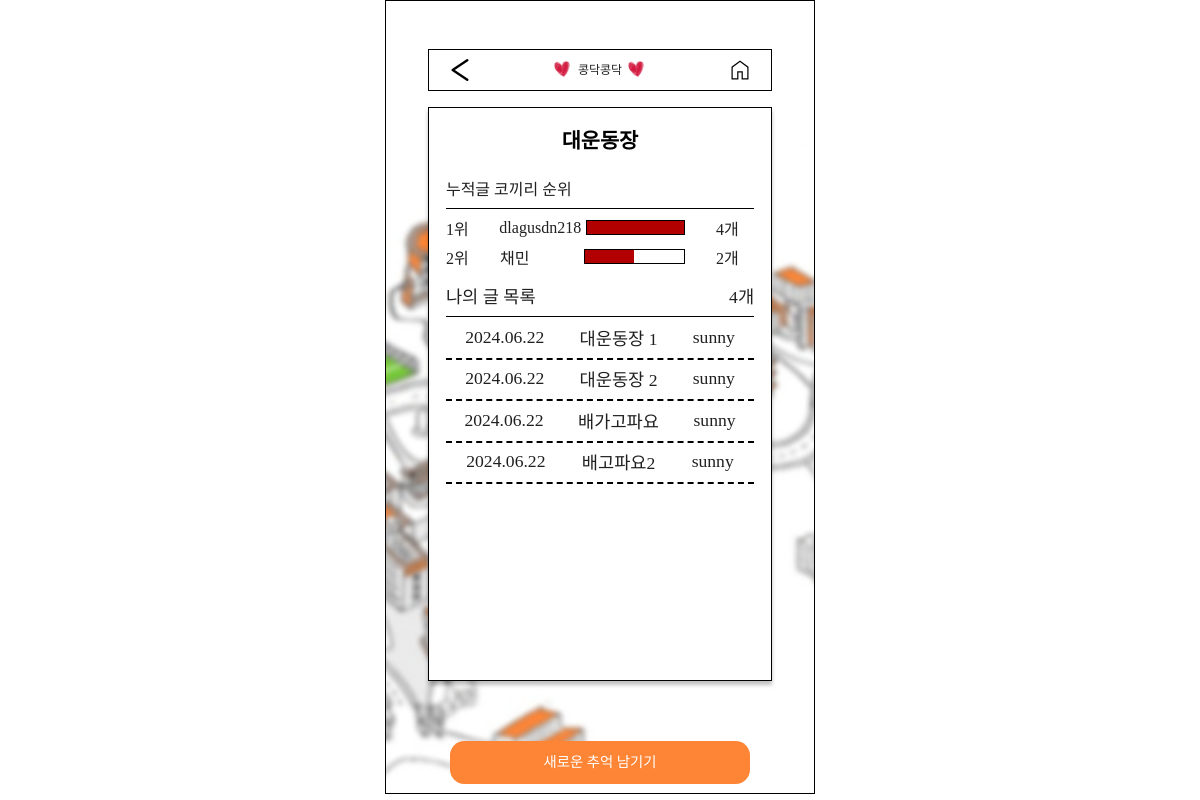
Screenshot of /category/a/대운동장/ (signed in) with the database file from the repository.
### main/models.py (models this page shows, shortened)
class Post(models.Model):
    WEATHER_CHOICES = [
        ('sunny', '맑음'),
        ('cloudy', '흐림'),
        ('rainy', '비'),
        ('snowy', '눈'),
    ]
    title = models.CharField(max_length=200)
    content = models.TextField()
    category = models.CharField(max_length=50)
    subcategory = models.CharField(max_length=50)
    author = models.ForeignKey(User, on_delete=models.CASCADE)
    created_at = models.DateTimeField(auto_now_add=True)
    weather = models.CharField(max_length=10, choices=WEATHER_CHOICES, default='sunny')
    tags = models.ManyToManyField(Tag, related_name='posts', blank=True)
    bookmark = models.ManyToManyField(User, related_name='bookmark', blank=True)

### main/views.py (the view)
# urls.py: path('category/<str:category>/<str:subcategory>/', views.categorypage, name='categorypage'),
def categorypage(request, category, subcategory):
    posts = Post.objects.filter(author=request.user, category=category, subcategory=subcategory)
    top_authors = Post.objects.filter(category=category, subcategory=subcategory)\
        .values('author__username')\
        .annotate(post_count=Count('author'))\
        .order_by('-post_count')[:3] # 3위까지 인덱스 늘려주면 됨
    authors_with_post_counts = Post.objects.filter(category=category, subcategory=subcategory)\
        .values('author__username')\
        .annotate(post_count=Count('author'))\
        .order_by('-post_count')
    user_post_count = posts.count()
    context = {
        'category': category,  # 카테고리 이름
        'subcategory': subcategory,  # 서브카테고리 이름
        'posts': posts,  # 현재 로그인된 사용자가 작성한 게시물
        'top_authors': top_authors,  # 상위 3명의 작성자와 그들의 게시물 수
        'authors_with_post_counts': authors_with_post_counts,  # 모든 작성자와 그들의 게시물 수
        'user_post_count': user_post_count,  # 현재 사용자의 게시물 수
    }
    return render(request, 'main/categorypage.html', context)

### main/templates/main/categorypage.html (shortened to what this page needs)
{% extends 'base.html' %} {% block content %} {% include 'shared/_topnav.html'%}
{% load static %}
<link
  rel="stylesheet"
  type="text/css"
  href="{% static 'css/categorypage.css'%}"
/>
<div class="category-view">
  <div class="post_container">
    <div id="post_place">{{subcategory}}</div>
    <div class="category_ranking">
      <div>누적글 코끼리 순위</div>
      <p id="line"></p>
      <div class="category_1_frame1">
        {% for author in top_authors %}
        <div class="category_1_top" data-post-count="{{ author.post_count }}">
          <div class="label">{{ forloop.counter }}위</div>
          <div id="ID">{{author.author__username}}</div>
          <div class="gauge-bar">
            <div class="fill" style="width: 100%"></div>
          </div>
          <div class="value">{{author.post_count}}개</div>
        </div>
        {% endfor %}
      </div>
    </div>
    <div class="category_1_frame2">
      <div class="post_count">
        <div>나의 글 목록</div>
        <div>{{user_post_count}}개</div>
      </div>
      <div class="scroll">
        {%for post in posts%}
        <a
          href="{% url 'post_detail' post.category post.subcategory post.id %}?next={% url 'categorypage' category subcategory %}"
          class="category_list"
        >
          <div>{{post.created_at|date:"Y.m.d"}}</div>
          <div>{{post.title }}</div>
          <div>{{post.weather}}</div>
        </a>
        {% endfor %}
      </div>
    </div>
  </div>
  <a href="{% url 'create_post' category subcategory %}" id="save"
    >새로운 추억 남기기</a
  >
</div>
{% endblock %}

### project/templates/base.html (shortened to what this page needs)
<!DOCTYPE html>
{% load static %}
<html lang="ko">
  <head>
    <link rel="stylesheet" type="text/css" href="{% static 'css/base/reset.css'%}"/>
    <link rel="stylesheet" type="text/css" href="{% static 'css/base/index.css'%}"/>
  </head>
  <body>
    <div id="root">
    {% block content %}{% endblock %}
    </div>
  </body>
</html>

### project/templates/shared/_topnav.html (shortened to what this page needs)
{% load static %}
<link
  rel="stylesheet"
  type="text/css"
  href="{% static 'css/shared/topnav.css'%}"
/>
<div class="root">
  <div class="top-nav">
    <div id="back">
      <svg xmlns="http://www.w3.org/2000/svg" width="18" height="22" viewbox="0 0 18 22" fill="none">
        <path d="M16.2603 1.28662L1.69025 11L16.2603 20.7133" stroke="black" stroke-width="2.42834" stroke-miterlimit="10" stroke-linecap="round" stroke-linejoin="round"/>
      </svg>
    </div>
    <div>
      <img src="{% static 'assets/images/heart.svg'%}" alt="" />
      <p>콩닥콩닥</p>
      <img src="{% static 'assets/images/heart.svg'%}" alt="">
    </div>
    <div id="home">
      <svg xmlns="http://www.w3.org/2000/svg" width="18" height="20" viewbox="0 0 18 20" fill="none">
        <path d="M1.71429 18.3713H6.19743V11.2264H11.8026V18.3713H16.2857V7.44271L9 1.93229L1.71429 7.44271V18.3713ZM0.5 19.5856V6.83557L9 0.414429L17.5 6.83557V19.5856H10.5883V12.4407H7.41172V19.5856H0.5Z" fill="black"/>
      </svg>
    </div>
  </div>
</div>

### project/static/css/base/index.css (style rules this page uses)
html, body { margin: 0; }
html { background-color: white; font-size: 16px; display: flex; justify-content: center; padding: 0; min-height: 100svh; }
body { width: 430px; height: 100%; }
#root { width: 99.5; min-height: 99vh; border: 1px solid black; display: flex; flex-direction: column; align-items: center; }
* { font-family: "Sagak-sagak" !important; }

### project/static/css/shared/topnav.css (style rules this page uses)
.root { width: 100%; display: flex; justify-content: center; align-items: center; }
.top-nav { display: flex; align-items: center; justify-content: space-around; width: 80%; height: 2.5rem; margin-top: 3rem; border: 1px solid black; }
.top-nav div:nth-child(1) { width: 15%; display: flex; justify-content: center; }
.top-nav div:nth-child(2) { width: 60%; display: flex; justify-content: center; align-items: center; width: 60%; }
.top-nav div:nth-child(3) { width: 15%; display: flex; justify-content: center; }
p { margin: 0; }
#back, #home { cursor: pointer; }

### project/static/css/categorypage.css (style rules this page uses)
.category-view { display: flex; flex-direction: column; width: 100%; height: 86.3vh; align-items: center; background-image: url("../assets/images/background_category.png"); background-repeat: no-repeat; background-position: center; background-size: cover; overflow: hidden; gap: 0.5rem; }
.post_container { margin-top: 1rem; display: flex; flex: 0.85; flex-direction: column; width: 80%; align-items: center; justify-content: flex-start; border: 1px solid #000; background: #fff; box-shadow: 0px 4px 4px 0px rgba(0, 0, 0, 0.25); gap: 0.9rem; line-height: normal; }
#post_place { display: flex; justify-content: center; align-items: center; padding: 0.5rem; color: #000; text-align: center; font-size: 1.3rem; font-weight: 600; margin-top: 0.5rem; }
.category_ranking { display: flex; justify-content: center; flex-direction: column; width: 90%; font-size: 1rem; gap: 0.45rem; }
.category_1_frame1 { display: flex; flex-direction: column; justify-content: flex-start; width: 95%; gap: 0.3rem; font-size: 1rem; font-weight: 400; }
.category_1_top { display: flex; justify-content: space-evenly; gap: 0.3rem; align-items: center; }
.label { flex: 0.5; text-align: left; }
#ID { flex: 0.8; }
.gauge-bar { flex: 1; border: solid 1px black; height: 0.8rem; overflow: hidden; }
.fill { height: 100%; background-color: #b20000; }
.value { flex: 0.5; text-align: right; }
.category_1_frame2 { display: flex; flex-direction: column; width: 90%; align-items: flex-start; gap: 0.5rem; font-size: 1.1rem; }
.post_count { display: flex; width: 100%; justify-content: space-between; }
#line { width: 100%; height: 1px; background: #000; }
.scroll { display: flex; flex-direction: column; width: 100%; height: 80%; align-items: center; gap: 0.4rem; overflow-y: auto; overflow-x: hidden; }
.category_list { display: flex; justify-content: space-evenly; align-items: center; padding-bottom: 0.5rem; gap: 1rem; border-bottom: 2px dashed #000; width: 100%; }
#save { display: flex; justify-content: center; align-items: center; width: 300px; height: 2.7rem; border-radius: 0.9rem; background: #fe8535; color: #fff; font-size: 0.9rem; position: absolute; bottom: 1rem; }

### rows the page displays
Post: created_at "2024.06.22", title "대운동장 1", weather "sunny"
Post: created_at "2024.06.22", title "대운동장 2", weather "sunny"
Post: created_at "2024.06.22", title "배가고파요", weather "sunny"
Post: created_at "2024.06.22", title "배고파요2", weather "sunny"

### other values shown
{{ subcategory }} "대운동장"
{{ author.author__username }} "dlagusdn218" "채민"
{{ author.post_count }} "4" "2"
{{ user_post_count }} "4"
